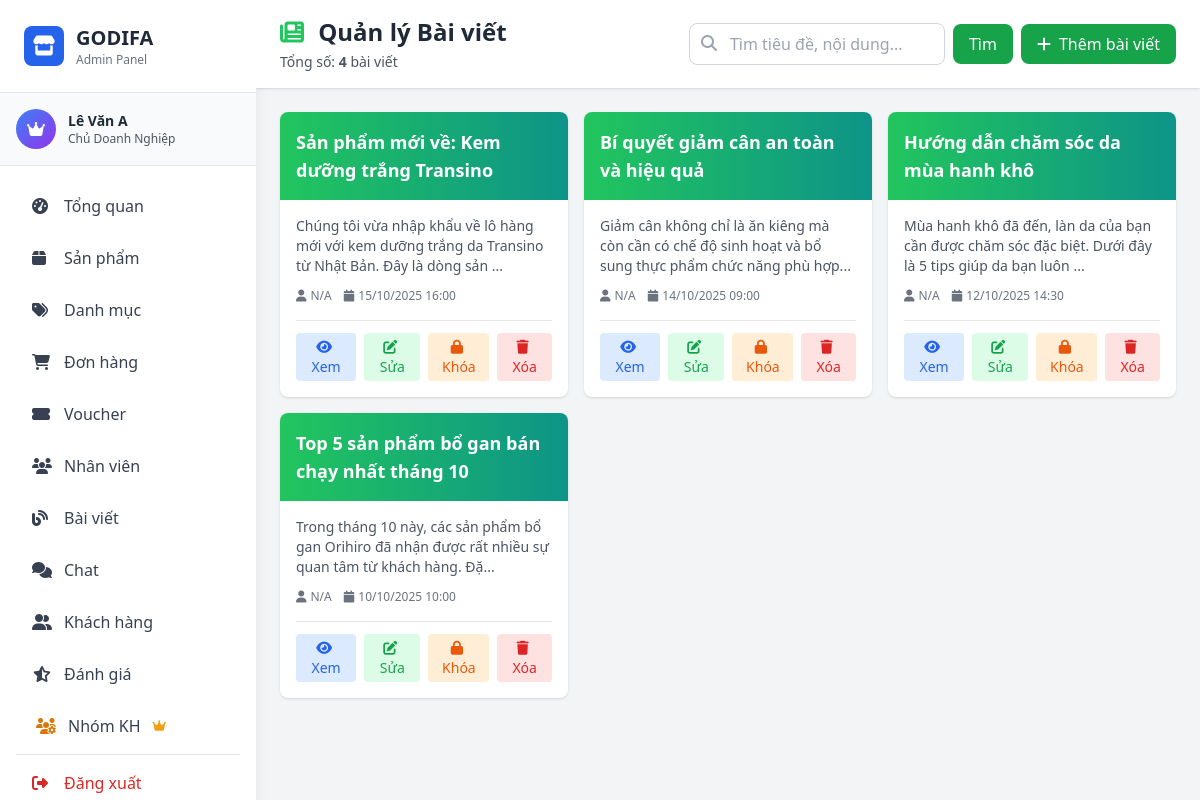
Screenshot of /admin/pages/blog.php (signed in) with the database file from the repository.
### tables this page shows
CREATE TABLE IF NOT EXISTS `blog` (
  `blogID` int NOT NULL AUTO_INCREMENT,
  `title` varchar(200) NOT NULL,
  `content` text NOT NULL,
  `date` datetime NOT NULL,
  `status` tinyint(1) NOT NULL DEFAULT '1' COMMENT 'Trạng thái: 1 = Hoạt động, 0 = Đã khóa',
  PRIMARY KEY (`blogID`)
);

### model/mBlog.php (called while the page is built, shortened)
<?php
require_once __DIR__ . '/database.php';
class Blog {
    private $conn;
    public function __construct() {
        $db = new clsKetNoi();
        $this->conn = $db->moKetNoi();
    }
    public function getAllBlogs() {
        $sql = "SELECT * FROM blog ORDER BY date DESC";
        $result = mysqli_query($this->conn, $sql);
        $blogs = [];
        while ($row = mysqli_fetch_assoc($result)) {
            $blogs[] = $row;
        }
        return $blogs;
    }
    public function countBlogs() {
        $sql = "SELECT COUNT(*) as total FROM blog";
        $result = mysqli_query($this->conn, $sql);
        $row = mysqli_fetch_assoc($result);
        return $row['total'];
    }
}
?>

### model/database.php (called while the page is built, shortened)
<?php
class Database {
    private static $instance = null;
    private $connection;
    private function __construct() {
        try {
            $this->connection = mysqli_connect(
                self::DB_HOST,
                self::DB_USER,
                self::DB_PASS,
                self::DB_NAME
            );
            mysqli_set_charset($this->connection, self::DB_CHARSET);
        } catch (Exception $e) {
            die("Database Error: " . $e->getMessage());
        }
    }
    public static function getInstance() {
        if (self::$instance === null) {
            self::$instance = new self();
        }
        return self::$instance;
    }
    public function getConnection() {
        return $this->connection;
    }
}
class clsKetNoi {
    public function moKetNoi() {
        return Database::getInstance()->getConnection();
    }
}
?>

### controller/admin/cBlog.php (called while the page is built, shortened)
<?php
require_once __DIR__ . '/../../model/mBlog.php';
class cBlog {
    private $blogModel;
    public function __construct() {
        $this->blogModel = new Blog();
    }
    public function getAllBlogs() {
        return $this->blogModel->getAllBlogs();
    }
    public function countBlogs() {
        return $this->blogModel->countBlogs();
    }
}
?>

### admin/middleware/auth.php (called while the page is built, shortened)
<?php
function hasPermission($permission) {
    global $rolePermissions;
    $userRole = $_SESSION['role_id'] ?? 0;
    if ($userRole == ROLE_OWNER) {
        return true;
    }
    return in_array($permission, $rolePermissions[$userRole]);
}
?>

### admin/pages/blog.php (the view, shortened to what this page needs)
<?php
require_once __DIR__ . '/../middleware/auth.php';
require_once __DIR__ . '/../../controller/admin/cBlog.php';
$blogController = new cBlog();
$searchKeyword = isset($_GET['search']) ? trim($_GET['search']) : '';
if ($searchKeyword) {
    $blogs = $blogController->searchBlogs($searchKeyword);
} else {
    $blogs = $blogController->getAllBlogs();
}
$totalBlogs = $blogController->countBlogs();
include __DIR__ . '/../includes/header.php';
?>
<div class="flex h-screen bg-gray-100">
    <?php include __DIR__ . '/../includes/sidebar.php'; ?>
    <div class="flex-1 overflow-y-auto ml-64">
        <div class="bg-white shadow sticky top-0 z-10">
            <div class="px-4 md:px-6 py-4 flex flex-wrap justify-between items-center gap-4">
                <div>
                    <h1 class="text-xl md:text-2xl font-bold text-gray-800">
                        <i class="fas fa-newspaper text-green-500 mr-2"></i>
                        Quản lý Bài viết
                    </h1>
                    <p class="text-sm text-gray-600 mt-1">
                        Tổng số: <strong><?php echo $totalBlogs; ?></strong> bài viết
                    </p>
                </div>
                <div class="flex items-center space-x-2">
                    <form method="GET" class="flex items-center">
                        <div class="relative">
                            <input type="text" name="search" value="<?php echo htmlspecialchars($searchKeyword); ?>"
                                   placeholder="Tìm tiêu đề, nội dung..."
                                   class="pl-10 pr-4 py-2 border border-gray-300 rounded-lg focus:outline-none focus:ring-2 focus:ring-green-500 w-64">
                            <i class="fas fa-search absolute left-3 top-3 text-gray-400"></i>
                        </div>
                        <button type="submit" class="ml-2 px-4 py-2 bg-green-600 text-white rounded-lg hover:bg-green-700">
                            Tìm
                        </button>
                    </form>
                    <?php if (hasPermission('manage_blog')): ?>
                    <button onclick="openAddModal()"
                            class="px-4 py-2 bg-green-600 text-white rounded-lg hover:bg-green-700 transition-colors flex items-center">
                        <i class="fas fa-plus mr-2"></i>
                        Thêm bài viết
                    </button>
                    <?php endif; ?>
                </div>
            </div>
        </div>
        <div class="p-4 md:p-6">
            <div class="grid grid-cols-1 md:grid-cols-2 lg:grid-cols-3 gap-4">
                <?php if (empty($blogs)): ?>
                <div class="col-span-full">
                    <div class="bg-white rounded-lg shadow p-8 text-center text-gray-500">
                        <i class="fas fa-newspaper text-4xl mb-2 text-gray-300"></i>
                        <p>Không tìm thấy bài viết nào</p>
                    </div>
                </div>
                <?php else: ?>
                    <?php foreach ($blogs as $blog): ?>
                    <?php
                    $blogID = $blog['blogID'] ?? 0;
                    $title = $blog['title'] ?? 'N/A';
                    $content = $blog['content'] ?? '';
                    $date = $blog['date'] ?? '';
                    $authorName = $blog['authorName'] ?? 'N/A';
                    $status = $blog['status'] ?? 1;
                    $excerpt = mb_substr(strip_tags($content), 0, 100) . '...';
                    $headerColor = $status == 1
                        ? 'bg-gradient-to-r from-green-500 to-teal-600'
                        : 'bg-gradient-to-r from-gray-400 to-gray-500';
                    ?>
                    <div class="bg-white rounded-lg shadow hover:shadow-lg transition-shadow overflow-hidden <?php echo $status == 0 ? 'opacity-75' : ''; ?>">
                        <div class="<?php echo $headerColor; ?> p-4">
                            <h3 class="text-white font-bold text-lg line-clamp-2">
                                <?php echo htmlspecialchars($title); ?>
                            </h3>
                        </div>
                        <div class="p-4">
                            <p class="text-gray-600 text-sm mb-3 line-clamp-3">
                                <?php echo htmlspecialchars($excerpt); ?>
                            </p>
                            <div class="flex items-center text-xs text-gray-500 mb-4">
                                <i class="fas fa-user mr-1"></i>
                                <span class="mr-3"><?php echo htmlspecialchars($authorName); ?></span>
                                <i class="fas fa-calendar mr-1"></i>
                                <span><?php echo date('d/m/Y H:i', strtotime($date)); ?></span>
                            </div>
                            <div class="flex justify-end space-x-2 pt-3 border-t">
                                <button onclick='viewBlog(<?php echo json_encode($blog, JSON_HEX_APOS); ?>)'
                                        class="px-3 py-1 bg-blue-100 text-blue-600 rounded hover:bg-blue-200 text-sm">
                                    <i class="fas fa-eye mr-1"></i> Xem
                                </button>
                                <?php if (hasPermission('manage_blog')): ?>
                                <button onclick='openEditModal(<?php echo json_encode($blog, JSON_HEX_APOS); ?>)'
                                        class="px-3 py-1 bg-green-100 text-green-600 rounded hover:bg-green-200 text-sm">
                                    <i class="fas fa-edit mr-1"></i> Sửa
                                </button>
                                <?php if ($status == 1): ?>
                                <button onclick="toggleBlogStatus(<?php echo $blogID; ?>, '<?php echo htmlspecialchars($title); ?>')"
                                        class="px-3 py-1 bg-orange-100 text-orange-600 rounded hover:bg-orange-200 text-sm" title="Khóa bài viết">
                                    <i class="fas fa-lock mr-1"></i> Khóa
                                </button>
                                <?php endif; ?>
                                <?php endif; ?>
                                <?php if (hasPermission('delete_blog')): ?>
                                <button onclick="deleteBlog(<?php echo $blogID; ?>, '<?php echo htmlspecialchars($title); ?>')"
                                        class="px-3 py-1 bg-red-100 text-red-600 rounded hover:bg-red-200 text-sm">
                                    <i class="fas fa-trash mr-1"></i> Xóa
                                </button>
                                <?php endif; ?>
                            </div>
                        </div>
                    </div>
                    <?php endforeach; ?>
                <?php endif; ?>
            </div>
        </div>
    </div>
</div>
<?php include __DIR__ . '/../includes/footer.php'; ?>

### admin/pages/blog.php (style rules this page uses)
.line-clamp-2 { display: -webkit-box; -webkit-line-clamp: 2; -webkit-box-orient: vertical; overflow: hidden; }
.line-clamp-3 { display: -webkit-box; -webkit-line-clamp: 3; -webkit-box-orient: vertical; overflow: hidden; }

### rows the page displays
blog: title "Sản phẩm mới về: Kem dưỡng trắng Transino", content "Chúng tôi vừa nhập khẩu về lô hàng mới với kem dưỡng trắng da Transino từ Nhật Bản. Đây là dòng sản ...", authorName "N/A", date "15/10/2025 16:00"
blog: title "Bí quyết giảm cân an toàn và hiệu quả", content "Giảm cân không chỉ là ăn kiêng mà còn cần có chế độ sinh hoạt và bổ sung thực phẩm chức năng phù hợp...", authorName "N/A", date "14/10/2025 09:00"
blog: title "Hướng dẫn chăm sóc da mùa hanh khô", content "Mùa hanh khô đã đến, làn da của bạn cần được chăm sóc đặc biệt. Dưới đây là 5 tips giúp da bạn luôn ...", authorName "N/A", date "12/10/2025 14:30"
blog: title "Top 5 sản phẩm bổ gan bán chạy nhất tháng 10", content "Trong tháng 10 này, các sản phẩm bổ gan Orihiro đã nhận được rất nhiều sự quan tâm từ khách hàng. Đặ...", authorName "N/A", date "10/10/2025 10:00"

### other values shown
$_SESSION['user_name'] "Lê Văn A"
getRoleName($_SESSION['role_id']) "Chủ Doanh Nghiệp"
$totalBlogs "4"
